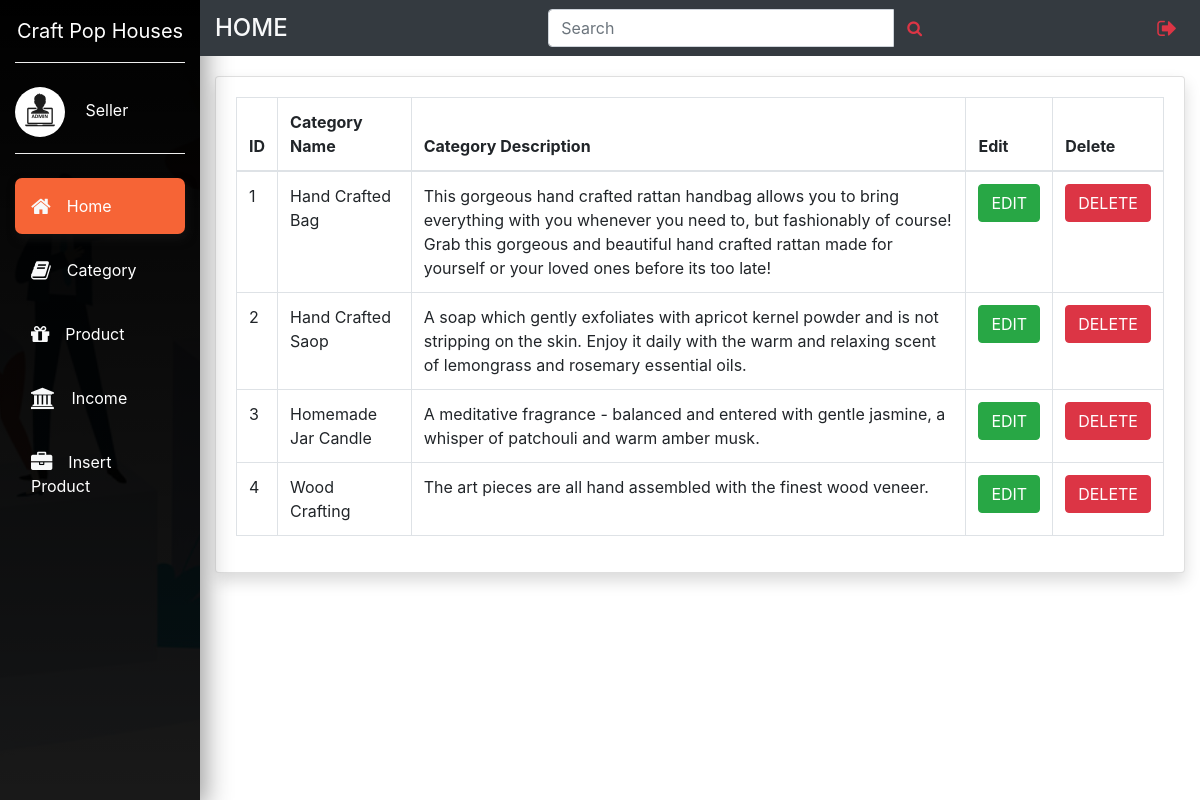
The page /seller/Category.php on the database its author committed.
### tables this page shows
CREATE TABLE `products_categories` (
  `product_category_id` int(10) NOT NULL,
  `product_category_title` text NOT NULL,
  `product_category_desc` text NOT NULL
);

### seller/Category.php (the view, shortened to what this page needs)
<?php include('sellerInterface.php') ?>
<div class="container-fluid">
	<div class="row">
		<div class="col-md-2"></div>
			<div class="col-md-10 bg">
				<div class="card shadow mb-4 ">
					<div class="card-body">
						<div class="table-responsive">
						<?php
							$connection = mysqli_connect('localhost','root','','cph');
							$query="SELECT * FROM products_categories";
							$query_run=mysqli_query($connection,$query);
						?>
							<table class="table table-bordered">
							  <thead>
								<tr>
									<th>ID</th>
									<th>Category Name</th>
									<th>Category Description</th>
									<th>Edit</th>
									<th>Delete</th>
								</tr>
							  </thead>
							  <tbody>
							  <?php
							  if(mysqli_num_rows($query_run)>0)
							  {
								  while($row = mysqli_fetch_assoc($query_run))
								  {
									?>
								<tr>
									<td><?php echo $row['product_category_id']; ?></td>
									<td><?php echo $row['product_category_title']; ?></td>
									<td><?php echo $row['product_category_desc']; ?></td>
									<td>
										<form action="SellerEditCategory.php" method="post">
											<button type="submit" name="edit_btn" class="btn btn-success">EDIT</button>
										</form>
									</td>
									<td>
										<form action="SellerCategoryCode.php" method="post">
											<button type="button" name="delete_btn" class="btn btn-danger" data-toggle="modal" data-target="#exampleModal">DELETE</button>
										</form>
									</td>
								</tr>
								<?php
								  }
							  }
							  else
							  {
								  echo "No record found";
							  }
							  ?>
							  </tbody>
							</table>
							</div>
						</div>
					</div>
			</div>

### styles/insert.css (style rules this page uses)
.bg { margin-top:5%; }

### rows shown on the page
products_categories: product_category_id "1", product_category_title "Hand Crafted Bag", product_category_desc "This gorgeous hand crafted rattan handbag allows you to bring everything with you whenever you need to, but fashionably of course! Grab this gorgeous and beautiful hand crafted rattan made for yourself or your loved ones before its too late!"
products_categories: product_category_id "2", product_category_title "Hand Crafted Saop", product_category_desc "A soap which gently exfoliates with apricot kernel powder and is not stripping on the skin. Enjoy it daily with the warm and relaxing scent of lemongrass and rosemary essential oils."
products_categories: product_category_id "3", product_category_title "Homemade Jar Candle", product_category_desc "A meditative fragrance - balanced and entered with gentle jasmine, a whisper of patchouli and warm amber musk."
products_categories: product_category_id "4", product_category_title "Wood Crafting", product_category_desc "The art pieces are all hand assembled with the finest wood veneer."
